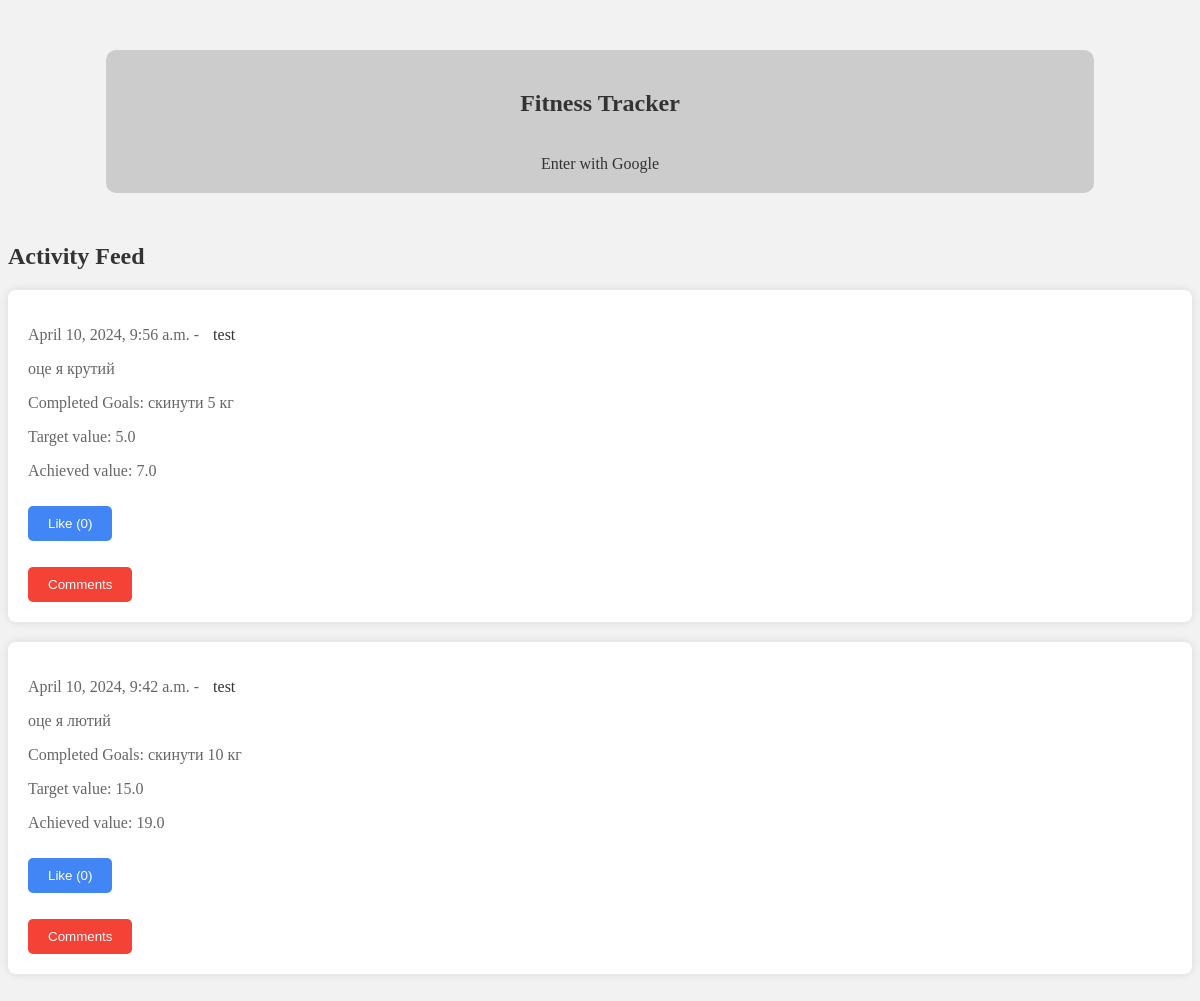
Before: / with the older database file.
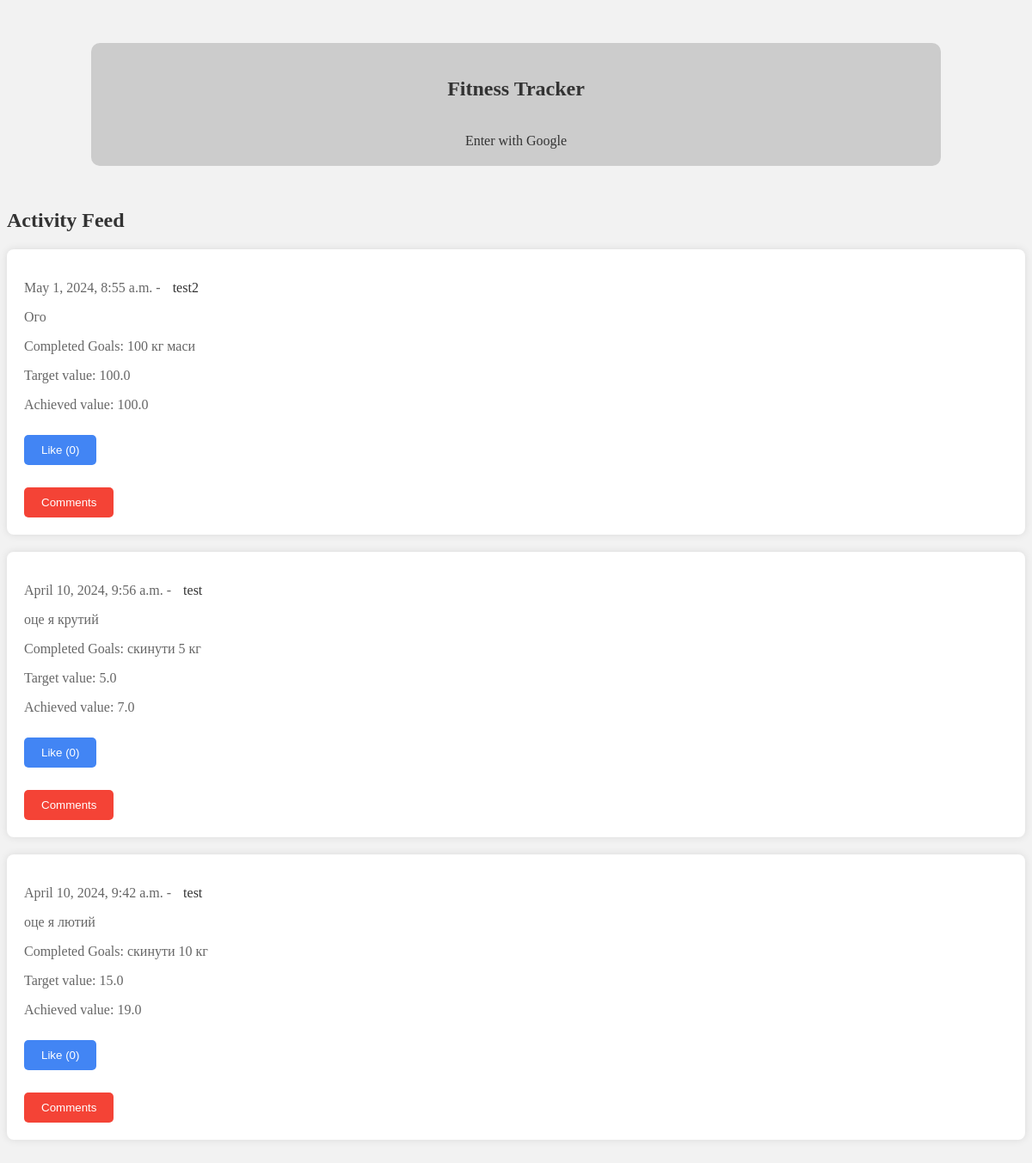
After: the same page with the newer database file.
### mainapp/models.py (models this page shows, shortened)
class Activity(models.Model):
    user = models.ForeignKey(User, on_delete=models.CASCADE)
    completed_goal = models.ForeignKey(CompletedGoals, on_delete=models.CASCADE)
    pub_date = models.DateTimeField(default=timezone.now)
    content = models.TextField()
    likes = models.IntegerField(default=0)

class CompletedGoals(models.Model):
    user = models.ForeignKey(User, on_delete=models.CASCADE)
    goal_type_choices = [
        ('weight_loss', 'Weight Loss'),
        ('muscle_gain', 'Muscle Gain'),
        ('endurance_improvement', 'Endurance Improvement'),
    ]
    goal_type = models.CharField(max_length=100, choices=goal_type_choices)
    description = models.CharField(max_length=200)
    target_value = models.FloatField()
    achieved_value = models.FloatField(default=0)

### mainapp/views.py (the view)
# urls.py: 2. Add a URL to urlpatterns:  path('', views.home, name='home')
def home(request):
    activities = Activity.objects.order_by('-pub_date')[:5]
    comment_form = CommentForm()
    return render(request, "activity_feed.html", {'activities': activities, 'comment_form': comment_form})

### templates/activity_feed.html (shortened to what this page needs)
{% extends 'homepage.html' %}
{% block content %}
<section class="activity-feed">
  <h2>Activity Feed</h2>
  {% for activity in activities %}
  <div class="activity-container">
    <div class="activity-card">
      <p>{{ activity.pub_date }} - <a href="{% url 'other_profile' activity.user.id %}">{{ activity.user.username }}</a></p>
      <p>{{ activity.content }}</p>
      <p>Completed Goals: {{ activity.completed_goal.description }}</p>
      <p>Target value: {{ activity.completed_goal.target_value }}</p>
      <p>Achieved value: {{ activity.completed_goal.achieved_value }}</p>
      <div class="button-container">
        <form method="post" action="{% url 'like_activity' activity.id %}">
          <button type="submit" class="like-button">
              Like (<span class="like-count">{{ activity.likes }}</span>)
          </button>
        </form>
        <button class="comment-button" onclick="toggleComments(this)">Comments</button>
      </div>
    </div>
  </div>
  {% endfor %}
</section>
{% endblock %}

Changed rows visible on the page:
added Activity: pub_date "May 1, 2024, 8:55 a.m.", user.username "test2", content "Ого", completed_goal.description "100 кг маси", completed_goal.target_value "100.0", completed_goal.achieved_value "100.0", likes "0"
